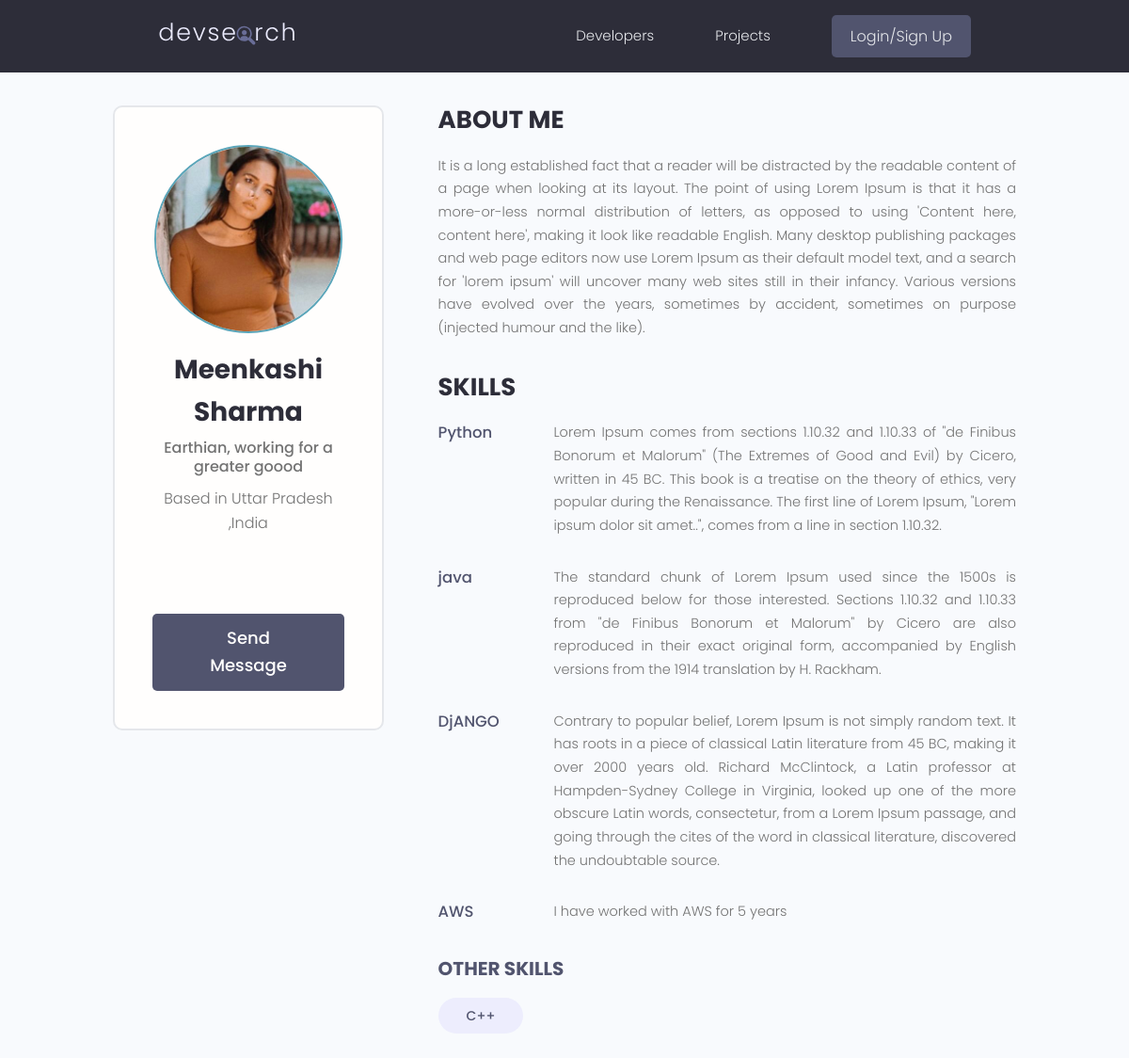
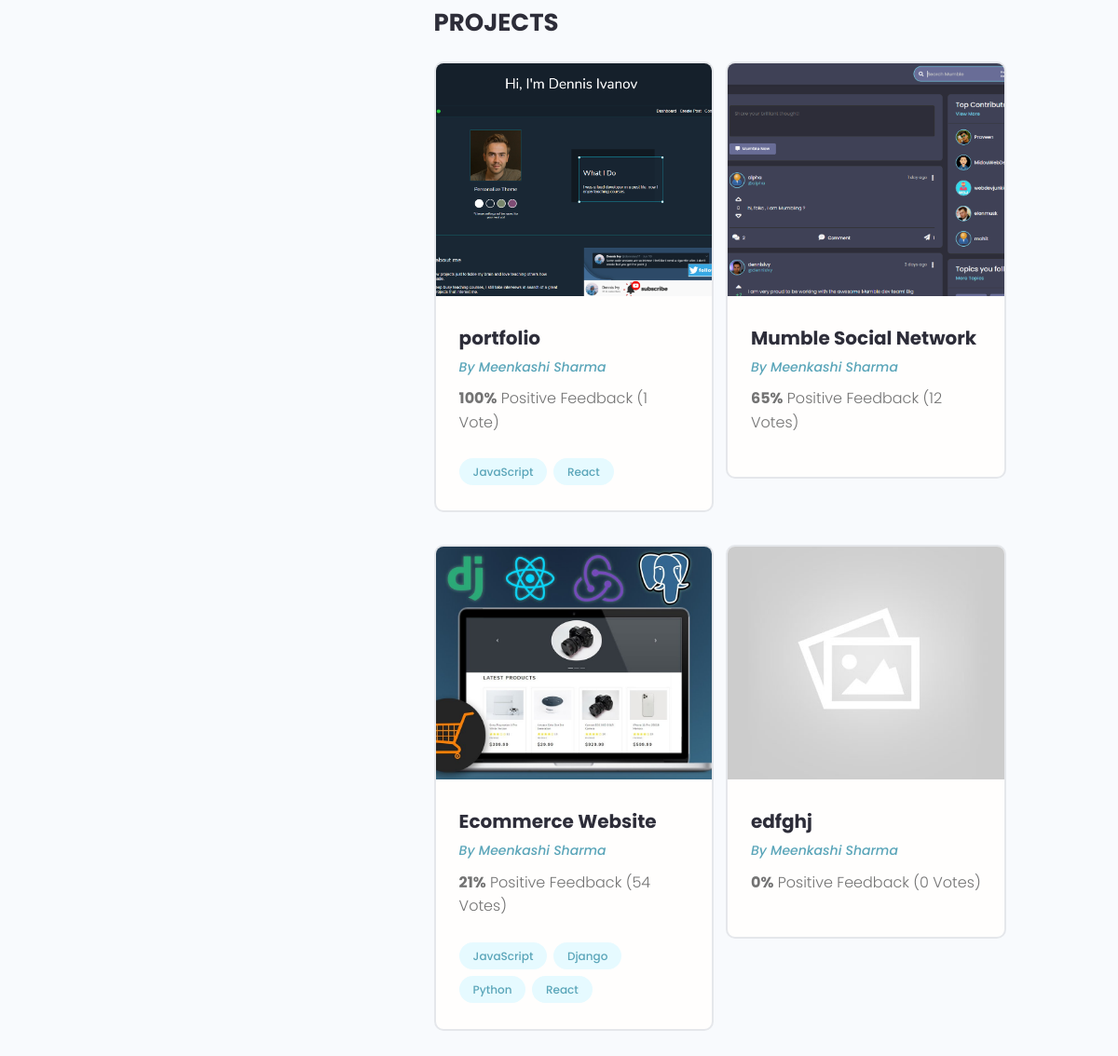
Page /profile/26e68343-0e5b-4846-b4ad-7342ec67e94f/ on the committed database (2 pictures, top to bottom).
### users/models.py (models this page shows, shortened)
class Profile(models.Model):
    user = models.OneToOneField(User, on_delete=models.CASCADE,null=True,blank=True)
    name = models.CharField(max_length=200,null=True,blank=True)
    email = models.EmailField(max_length=500,null=True,blank=True)
    username = models.CharField(max_length=200,null=True,blank=True)
    location = models.CharField(max_length=200,null=True,blank=True)
    short_intro = models.CharField(max_length=500,null=True,blank=True)
    bio = models.TextField(blank=True,null=True)
    profile_image = models.ImageField(
        null=True,blank=True, upload_to='profiles/',default ='profiles/user-default.png' )
    social_github = models.CharField(max_length=200,null=True,blank=True)
    social_twitter = models.CharField(max_length=200,null=True,blank=True)
    social_linkedin = models.CharField(max_length=200,null=True,blank=True)
    social_youtube = models.CharField(max_length=200,null=True,blank=True)
    social_website = models.CharField(max_length=200,null=True,blank=True)
    created = models.DateTimeField(auto_now_add=True)
    id = models.UUIDField(default=uuid.uuid4,unique = True,primary_key=True,editable=False)

class Skill(models.Model):
    owner = models.ForeignKey(Profile,on_delete=models.CASCADE,null=True,blank=True)
    name = models.CharField(max_length=200,null=True,blank=True)
    description = models.TextField(null=True,blank=True)
    created = models.DateTimeField(auto_now_add=True)
    id = models.UUIDField(default=uuid.uuid4,unique = True,primary_key=True,editable=False)
    def __str__(self):
        return str(self.name)

### projects/models.py (models this page shows, shortened)
class Project(models.Model):
    owner = models.ForeignKey(Profile,null = True,blank=True,on_delete = models.SET_NULL)
    title = models.CharField(max_length=200)
    description = models.TextField(null = True,blank=True)
    featured_image = models.ImageField(null=True, blank=True, default='default.jpg')
    demo_link = models.CharField(max_length=200,null = True,blank=True)
    source_link  = models.CharField(max_length=200,null = True,blank=True)
    tags = models.ManyToManyField('Tag',blank=True)
    vote_total = models.IntegerField(default=0,null=True,blank=True)
    vote_ratio = models.IntegerField(default=0,null=True,blank=True)
    created = models.DateTimeField(auto_now_add=True)
    id = models.UUIDField(default=uuid.uuid4,unique = True,primary_key=True,editable=False)
    class Meta:
        ordering = ['-vote_ratio','-vote_total','title']

class Tag(models.Model):
    name = models.CharField(max_length=200)
    created = models.DateTimeField(auto_now_add=True)
    id = models.UUIDField(default=uuid.uuid4,unique = True,primary_key=True,editable=False)
    def __str__(self):
        return self.name

### users/views.py (the view)
# urls.py: path('profile/<str:pk>/',views.userProfile,name ='user-profile'),
def userProfile(request,pk):
    profile = Profile.objects.get(id=pk)
    topSkills = profile.skill_set.exclude(description__exact="")
    otherSkills = profile.skill_set.filter(description="")
    context = {'profile':profile,'topSkills':topSkills,'otherSkills':otherSkills}
    return render(request,'users/user-profile.html',context)

### users/templates/users/user-profile.html (shortened to what this page needs)
{% extends 'main.html' %} {% block content %}
<main class="profile my-md">
  <div class="container">
    <div class="layout">
      <div class="column column--1of3">
        <div class="card text-center">
          <div class="card__body dev">
            <img
              class="avatar avatar--xl"
              src="{{ profile.profile_image.url }}"
            />
            <h2 class="dev__name">{{profile.name}}</h2>
            <p class="dev__title">{{profile.short_intro}}</p>
            <p class="dev__location">Based in {{profile.location}}</p>
            <ul class="dev__social">
            </ul>
            {% if request.user.profile.id != profile.id %}
            <a href="{% url 'create-message' profile.id %}" class="btn btn--sub btn--lg">Send Message </a>
          {% endif %}
          </div>
        </div>
      </div>
      <div class="column column--2of3">
        <div class="devInfo">
          <h3 class="devInfo__title">About Me</h3>
          <p class="devInfo__about">{{profile.bio}}</p>
        </div>
        <div class="devInfo">
          <h3 class="devInfo__title">Skills</h3>
          <div class="devInfo__skills">
            {% for skill in topSkills %}
            <div class="devSkill">
              <h4 class="devSkill__title">{{skill.name}}</h4>
              <p class="devSkill__info">{{skill.description}}</p>
            </div>
            {% endfor %}
            <h3 class="devInfo__subtitle">Other Skills</h3>
            <div class="devInfo__otherSkills">
              {% for skill in otherSkills %}
              <span class="tag tag--pill tag--sub tag--lg">
                <small>{{skill}}</small>
              </span>
              {% endfor %}
            </div>
          </div>
        </div>
        <div class="devInfo">
          <h3 class="devInfo__title">Projects</h3>
          <div class="grid grid--two">
            {% for project in profile.project_set.all %}
            <div class="column">
              <div class="card project">
                <a href="{% url 'project' project.id %}" class="project">
                  <img
                    class="project__thumbnail"
                    src="{{project.featured_image.url}}"
                    alt="project thumbnail"
                  />
                  <div class="card__body">
                    <h3 class="project__title">{{project.title}}</h3>
                    <p>
                      <a
                        class="project__author"
                        href="{% url 'user-profile' project.owner.id %}"
                        >By {{project.owner.name}}</a
                      >
                    </p>
                    <p class="project--rating">
                      <span style="font-weight: bold"
                        >{{project.vote_ratio}}%</span
                      >
                      Positive Feedback ({{project.vote_total}}
                      Vote{{project.vote_total|pluralize:'s'}})
                    </p>
                    <div class="project__tags">
                      {% for tag in project.tags.all %}
                      <span class="tag tag--pill tag--main">
                        <small>{{tag}}</small>
                      </span>
                      {% endfor %}
                    </div>
                  </div>
                </a>
              </div>
            </div>
            {% endfor %}
          </div>
        </div>
      </div>
    </div>
  </div>
</main>
{% endblock content %}

### static/styles/app.css (style rules this page uses)
:root { --color-sub: #2d2d39; }
.btn--sub { background-color: var(--color-sub-light); }
.card { border: 2px solid var(--color-light); }
img { width: 100%; }
.profile .card > .dev { padding: 4rem; }
.dev__name { color: var(--color-sub); font-size: 2.8rem; font-weight: 700; margin-top: 1rem; margin-bottom: 0.5rem; }
.dev__title { font-size: 1.6rem; font-weight: 500; line-height: 1.3; }
.dev__location { margin-top: 1rem; }
.dev__social { margin: 3rem 0; list-style: none; display: flex; justify-content: center; gap: 1.5rem; }
.devInfo { margin-bottom: 3rem; }
.devInfo__title, .devInfo__subtitle { font-size: 2.6rem; color: var(--color-sub); text-transform: uppercase; font-weight: 700; margin-bottom: 1.5rem; }
.devInfo__subtitle { font-size: 2rem; color: var(--color-sub-light); }
.devInfo__about, .devSkill__info { font-size: 1.45rem; line-height: 1.7; text-align: justify; }
.devSkill { margin-bottom: 3rem; }
.devSkill__title { font-size: 1.65rem; font-weight: 500; color: var(--color-sub-light); }
@media screen and (min-width: 700px) { .devSkill { display: flex; justify-content: space-between; gap: 3rem; } }
@media screen and (min-width: 700px) { .devSkill__info { flex-basis: 80%; } }
.project__author { font-size: 1.4rem; font-style: italic; }
.project--rating { margin-bottom: 1.6em; margin-top: 0.5em; }
.project__thumbnail { height: 25rem; object-fit: cover; object-position: top center; }
.project__title { font-size: 2rem; font-weight: 700; color: var(--color-sub); }

### static/uikit/styles/modules/_variables.css (style rules this page uses)
:root { --color-main: #5aa5b9; --color-main-light: #e6faff; --color-sub: #3f4156; --color-sub-light: #51546e; --color-sub-lighter: #ededfd; --color-text: #737373; --color-gray: #8b8b8b; --color-light: #e5e7eb; --color-light-gray: #767676; --color-bg: #f8fafd; --color-white: #fffefd; --color-white-light: #f3f3f3; --color-success: #359e64; --color-success-bg: #def8e8; --color-error: #fc4b0b; --color-error-bg: #fff2ee; --font-base: 'Poppins', arial, helvetica, 'Segoe UI', roboto, ubuntu, sans-serif; --font-monospace: 'Fira Code', 'Courier New', courier, monospace; --font-regular: 300; --font-medium: 500; --font-bold: 700; --generic-shadow: 1px 1px 5px #00000010; --generic-transition: all 0.3s ease-in-out; }

### static/uikit/styles/modules/_base.css (style rules this page uses)
* { margin: 0; padding: 0; box-sizing: border-box; text-rendering: optimizeLegibility; color: inherit; font-size: inherit; }
html { font-size: 50%; }
@media only screen and (min-width: 480px) { html { font-size: 56.25%; } }
@media only screen and (min-width: 1200px) { html { font-size: 62.5%; } }
body { line-height: 1.6; font-weight: 400; font-size: 1.5rem; color: var(--color-text); background-color: var(--color-bg); min-height: 100vh; }

### static/uikit/styles/modules/_typography.css (style rules this page uses)
* { font-family: var(--font-base); }
h2 { font-size: 3.6rem; font-weight: var(--font-bold); }
h3 { font-size: 3.2rem; font-weight: var(--font-medium); }
h4 { font-size: 2.8rem; font-weight: var(--font-medium); }
p, span, strong { font-size: 1.6rem; color: var(--color-text); font-weight: var(--font-regular); }
a { padding-bottom: 2px; text-decoration: none; display: inline-block; color: var(--color-main); font-weight: var(--font-medium); }

### static/uikit/styles/modules/_utilities.css (style rules this page uses)
.container { width: 92%; max-width: 165rem; margin: 0 auto; box-sizing: border-box; }
@media screen and (min-width: 1000px) { .container { width: 90%; } }
@media screen and (min-width: 1200px) { .container { width: 80%; } }
.text-center { text-align: center; }
.my-md { margin: 3rem auto; }

### static/uikit/styles/modules/_avatar.css (style rules this page uses)
.avatar { border-radius: 50%; border: 2px solid var(--color-main); object-fit: cover; }
.avatar--xl { height: 20rem; width: 20rem; }

### static/uikit/styles/modules/_button.css (style rules this page uses)
.btn { display: inline-block; position: relative; cursor: pointer; background-color: var(--color-light); font-weight: var(--font-medium); color: var(--color-sub); text-decoration: none; padding: 1rem 2rem; border-radius: 0.5rem; border: none; width: -webkit-fit-content; width: -moz-fit-content; width: fit-content; height: -webkit-fit-content; height: -moz-fit-content; height: fit-content; font-size: 1.6rem; outline-width: 0; outline-color: transparent; -webkit-backface-visibility: hidden; backface-visibility: hidden; transition: all 0.3s ease-in-out; }
.btn--sub { background-color: var(--color-sub); color: var(--color-white); }
.btn--lg { font-size: 1.8rem; padding: 1.2rem 4.5rem; }

### static/uikit/styles/modules/_card.css (style rules this page uses)
.card { border-radius: 1rem; background-color: var(--color-white); border: 1.5px solid var(--color-light); width: auto; height: auto; margin-top: 0.5rem; margin-bottom: 0.5rem; overflow: hidden; }
.card__body, .card__header { padding: 2rem 2.5rem; }

### rows in the picture
Profile: profile_image (picture), name "Meenkashi Sharma", short_intro "Earthian, working for a greater goood", location "Uttar Pradesh ,India", bio "It is a long established fact that a reader will be distracted by the readable content of a page when looking at its layout. The point of using Lorem Ipsum is that it has a more-or-less normal distribution of letters, as opposed to using 'Content here, content here', making it look like readable English. Many desktop publishing packages and web page editors now use Lorem Ipsum as their default model text, and a search for 'lorem ipsum' will uncover many web sites still in their infancy. Various versions have evolved over the years, sometimes by accident, sometimes on purpose (injected humour and the like)."
Skill: name "Python", description "Lorem Ipsum comes from sections 1.10.32 and 1.10.33 of \"de Finibus Bonorum et Malorum\" (The Extremes of Good and Evil) by Cicero, written in 45 BC. This book is a treatise on the theory of ethics, very popular during the Renaissance. The first line of Lorem Ipsum, \"Lorem ipsum dolor sit amet..\", comes from a line in section 1.10.32."
Skill: name "java", description "The standard chunk of Lorem Ipsum used since the 1500s is reproduced below for those interested. Sections 1.10.32 and 1.10.33 from \"de Finibus Bonorum et Malorum\" by Cicero are also reproduced in their exact original form, accompanied by English versions from the 1914 translation by H. Rackham."
Skill: name "DjANGO", description "Contrary to popular belief, Lorem Ipsum is not simply random text. It has roots in a piece of classical Latin literature from 45 BC, making it over 2000 years old. Richard McClintock, a Latin professor at Hampden-Sydney College in Virginia, looked up one of the more obscure Latin words, consectetur, from a Lorem Ipsum passage, and going through the cites of the word in classical literature, discovered the undoubtable source."
Skill: name "AWS", description "I have worked with AWS for 5 years"
Skill: name "C++"
Project: featured_image (picture), title "portfolio", owner.name "Meenkashi Sharma", vote_ratio "100", vote_total "1"
Tag: name "JavaScript"
Tag: name "React"
Project: featured_image (picture), title "Mumble Social Network", owner.name "Meenkashi Sharma", vote_ratio "65", vote_total "12"
Project: featured_image (picture), title "Ecommerce Website", owner.name "Meenkashi Sharma", vote_ratio "21", vote_total "54"
Tag: name "Django"
Tag: name "Python"
Project: featured_image (placeholder picture), title "edfghj", owner.name "Meenkashi Sharma", vote_ratio "0", vote_total "0"
